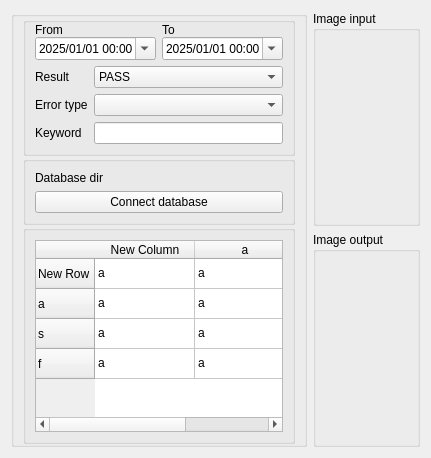
      <widget class="QWidget" name="tab_3">
       <attribute name="title">
        <string>Data</string>
       </attribute>
       <layout class="QGridLayout" name="gridLayout_18">
        <item row="0" column="0" rowspan="2">
         <widget class="QGroupBox" name="groupBox_10">
          <property name="sizePolicy">
           <sizepolicy hsizetype="Expanding" vsizetype="Preferred">
            <horstretch>3</horstretch>
            <verstretch>0</verstretch>
           </sizepolicy>
          </property>
          <property name="title">
           <string/>
          </property>
          <layout class="QGridLayout" name="gridLayout_19" rowstretch="0,0,6" rowminimumheight="0,0,0" columnminimumwidth="0">
           <property name="topMargin">
            <number>0</number>
           </property>
           <property name="bottomMargin">
            <number>0</number>
           </property>
           <property name="horizontalSpacing">
            <number>6</number>
           </property>
           <property name="verticalSpacing">
            <number>0</number>
           </property>
           <item row="2" column="0">
            <widget class="QGroupBox" name="groupBox_14">
             <property name="sizePolicy">
              <sizepolicy hsizetype="Preferred" vsizetype="Expanding">
               <horstretch>0</horstretch>
               <verstretch>0</verstretch>
              </sizepolicy>
             </property>
             <property name="title">
              <string/>
             </property>
             <layout class="QGridLayout" name="gridLayout_22">
              <item row="0" column="0">
               <widget class="QTableWidget" name="tableWidget_2">
                <property name="verticalScrollMode">
                 <enum>QAbstractItemView::ScrollPerPixel</enum>
                </property>
                <property name="horizontalScrollMode">
                 <enum>QAbstractItemView::ScrollPerPixel</enum>
                </property>
                <row>
                 <property name="text">
                  <string>New Row</string>
                 </property>
                </row>
                <row>
                 <property name="text">
                  <string>a</string>
                 </property>
                </row>
                <row>
                 <property name="text">
                  <string>s</string>
                 </property>
                </row>
                <row>
                 <property name="text">
                  <string>f</string>
                 </property>
                </row>
                <column>
                 <property name="text">
                  <string>New Column</string>
                 </property>
                </column>
                <column>
                 <property name="text">
                  <string>a</string>
                 </property>
                </column>
                <column>
                 <property name="text">
                  <string>c</string>
                 </property>
                </column>
                <item row="0" column="0">
                 <property name="text">
                  <string>a</string>
                 </property>
                </item>
                <item row="0" column="1">
                 <property name="text">
                  <string>a</string>
                 </property>
                </item>
                <item row="0" column="2">
                 <property name="text">
                  <string>a</string>
                 </property>
                </item>
                <item row="1" column="0">
                 <property name="text">
                  <string>a</string>
                 </property>
                </item>
                <item row="1" column="1">
                 <property name="text">
                  <string>a</string>
                 </property>
                </item>
                <item row="1" column="2">
                 <property name="text">
                  <string>a</string>
                 </property>
                </item>
                <item row="2" column="0">
                 <property name="text">
                  <string>a</string>
                 </property>
                </item>
                <item row="2" column="1">
                 <property name="text">
                  <string>a</string>
                 </property>
                </item>
                <item row="2" column="2">
                 <property name="text">
                  <string>a</string>
                 </property>
                </item>
                <item row="3" column="0">
                 <property name="text">
                  <string>a</string>
                 </property>
                </item>
                <item row="3" column="1">
                 <property name="text">
                  <string>a</string>
                 </property>
                </item>
                <item row="3" column="2">
                 <property name="text">
                  <string>a</string>
                 </property>
                </item>
               </widget>
              </item>
             </layout>
            </widget>
           </item>
           <item row="1" column="0">
            <widget class="QGroupBox" name="groupBox_4">
             <property name="sizePolicy">
              <sizepolicy hsizetype="Minimum" vsizetype="Fixed">
               <horstretch>0</horstretch>
               <verstretch>0</verstretch>
              </sizepolicy>
             </property>
             <property name="title">
              <string/>
             </property>
             <layout class="QVBoxLayout" name="verticalLayout_6">
              <item>
               <widget class="QLabel" name="label_34">
                <property name="sizePolicy">
                 <sizepolicy hsizetype="Preferred" vsizetype="Fixed">
                  <horstretch>0</horstretch>
                  <verstretch>0</verstretch>
                 </sizepolicy>
                </property>
                <property name="text">
                 <string>Database dir</string>
                </property>
               </widget>
              </item>
              <item>
               <widget class="QPushButton" name="pushButton">
                <property name="text">
                 <string>Connect database</string>
                </property>
               </widget>
              </item>
             </layout>
            </widget>
           </item>
           <item row="0" column="0">
            <widget class="QGroupBox" name="groupBox_11">
             <property name="sizePolicy">
              <sizepolicy hsizetype="Minimum" vsizetype="Fixed">
               <horstretch>0</horstretch>
               <verstretch>0</verstretch>
              </sizepolicy>
             </property>
             <property name="title">
              <string/>
             </property>
             <layout class="QGridLayout" name="gridLayout_23">
              <property name="topMargin">
               <number>0</number>
              </property>
              <property name="bottomMargin">
               <number>9</number>
              </property>
              <item row="0" column="0" colspan="2">
               <layout class="QVBoxLayout" name="verticalLayout_5">
                <property name="spacing">
                 <number>0</number>
                </property>
                <item>
                 <widget class="QLabel" name="label_29">
                  <property name="sizePolicy">
                   <sizepolicy hsizetype="Fixed" vsizetype="Fixed">
                    <horstretch>0</horstretch>
                    <verstretch>0</verstretch>
                   </sizepolicy>
                  </property>
                  <property name="text">
                   <string>From</string>
                  </property>
                 </widget>
                </item>
                <item>
                 <widget class="QDateTimeEdit" name="dateTimeEdit">
                  <property name="sizePolicy">
                   <sizepolicy hsizetype="Minimum" vsizetype="Fixed">
                    <horstretch>0</horstretch>
                    <verstretch>0</verstretch>
                   </sizepolicy>
                  </property>
                  <property name="whatsThis">
                   <string/>
                  </property>
                  <property name="dateTime">
                   <datetime>
                    <hour>0</hour>
                    <minute>0</minute>
                    <second>0</second>
                    <year>2025</year>
                    <month>1</month>
                    <day>1</day>
                   </datetime>
                  </property>
                  <property name="minimumDateTime">
                   <datetime>
                    <hour>0</hour>
                    <minute>0</minute>
                    <second>0</second>
                    <year>2025</year>
                    <month>1</month>
                    <day>1</day>
                   </datetime>
                  </property>
                  <property name="displayFormat">
                   <string>yyyy/MM/dd HH:mm</string>
                  </property>
                  <property name="calendarPopup">
                   <bool>true</bool>
                  </property>
                 </widget>
                </item>
               </layout>
              </item>
              <item row="0" column="2">
               <layout class="QVBoxLayout" name="verticalLayout_7">
                <property name="spacing">
                 <number>0</number>
                </property>
                <item>
                 <widget class="QLabel" name="label_30">
                  <property name="sizePolicy">
                   <sizepolicy hsizetype="Fixed" vsizetype="Fixed">
                    <horstretch>0</horstretch>
                    <verstretch>0</verstretch>
                   </sizepolicy>
                  </property>
                  <property name="text">
                   <string>To</string>
                  </property>
                 </widget>
                </item>
                <item>
                 <widget class="QDateTimeEdit" name="dateTimeEdit_2">
                  <property name="sizePolicy">
                   <sizepolicy hsizetype="Minimum" vsizetype="Fixed">
                    <horstretch>0</horstretch>
                    <verstretch>0</verstretch>
                   </sizepolicy>
                  </property>
                  <property name="dateTime">
                   <datetime>
                    <hour>0</hour>
                    <minute>0</minute>
                    <second>0</second>
                    <year>2025</year>
                    <month>1</month>
                    <day>1</day>
                   </datetime>
                  </property>
                  <property name="minimumDateTime">
                   <datetime>
                    <hour>0</hour>
                    <minute>0</minute>
                    <second>0</second>
                    <year>2025</year>
                    <month>1</month>
                    <day>1</day>
                   </datetime>
                  </property>
                  <property name="displayFormat">
                   <string>yyyy/MM/dd HH:mm</string>
                  </property>
                  <property name="calendarPopup">
                   <bool>true</bool>
                  </property>
                 </widget>
                </item>
               </layout>
              </item>
              <item row="1" column="0">
               <widget class="QLabel" name="label_31">
                <property name="sizePolicy">
                 <sizepolicy hsizetype="Fixed" vsizetype="Fixed">
                  <horstretch>0</horstretch>
                  <verstretch>0</verstretch>
                 </sizepolicy>
                </property>
                <property name="text">
                 <string>Result</string>
                </property>
               </widget>
              </item>
              <item row="1" column="1" colspan="2">
               <widget class="QComboBox" name="comboBox_10">
                <item>
                 <property name="text">
                  <string>PASS</string>
                 </property>
                </item>
                <item>
                 <property name="text">
                  <string>FAIL</string>
                 </property>
                </item>
                <item>
                 <property name="text">
                  <string>ALL</string>
                 </property>
                </item>
               </widget>
              </item>
              <item row="2" column="0">
               <widget class="QLabel" name="label_32">
                <property name="sizePolicy">
                 <sizepolicy hsizetype="Fixed" vsizetype="Fixed">
                  <horstretch>0</horstretch>
                  <verstretch>0</verstretch>
                 </sizepolicy>
                </property>
                <property name="text">
                 <string>Error type</string>
                </property>
               </widget>
              </item>
              <item row="2" column="1" colspan="2">
               <widget class="QComboBox" name="comboBox_11"/>
              </item>
              <item row="3" column="0">
               <widget class="QLabel" name="label_33">
                <property name="sizePolicy">
                 <sizepolicy hsizetype="Fixed" vsizetype="Fixed">
                  <horstretch>0</horstretch>
                  <verstretch>0</verstretch>
                 </sizepolicy>
                </property>
                <property name="text">
                 <string>Keyword</string>
                </property>
               </widget>
              </item>
              <item row="3" column="1" colspan="2">
               <widget class="QLineEdit" name="lineEdit">
                <property name="sizePolicy">
                 <sizepolicy hsizetype="Preferred" vsizetype="Fixed">
                  <horstretch>0</horstretch>
                  <verstretch>0</verstretch>
                 </sizepolicy>
                </property>
               </widget>
              </item>
             </layout>
            </widget>
           </item>
          </layout>
         </widget>
        </item>
        <item row="0" column="1">
         <widget class="QGroupBox" name="groupBox_12">
          <property name="sizePolicy">
           <sizepolicy hsizetype="Expanding" vsizetype="Preferred">
            <horstretch>0</horstretch>
            <verstretch>0</verstretch>
           </sizepolicy>
          </property>
          <property name="title">
           <string>Image input</string>
          </property>
          <layout class="QGridLayout" name="gridLayout_20">
           <item row="0" column="0">
            <layout class="QVBoxLayout" name="layout_image_input_canvas"/>
           </item>
          </layout>
         </widget>
        </item>
        <item row="1" column="1">
         <widget class="QGroupBox" name="groupBox_13">
          <property name="sizePolicy">
           <sizepolicy hsizetype="Expanding" vsizetype="Preferred">
            <horstretch>3</horstretch>
            <verstretch>0</verstretch>
           </sizepolicy>
          </property>
          <property name="title">
           <string>Image output</string>
          </property>
          <layout class="QGridLayout" name="gridLayout_21">
           <item row="0" column="0">
            <layout class="QVBoxLayout" name="layout_image_output_canvas"/>
           </item>
          </layout>
         </widget>
        </item>
       </layout>
      </widget>
